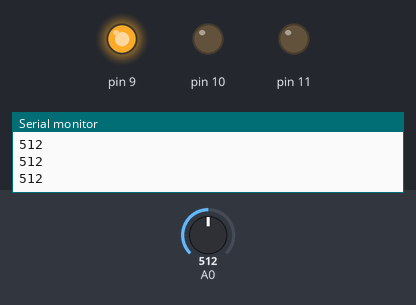
Simulated run of this sketch. Board: Arduino Uno, built with avr-gcc and run on an emulated ATmega328P. Parts: output pins drawn as LEDs (lit = HIGH), the last lines printed to the serial monitor. The test bench sets the inputs (shaded band); at power-on: A0 = 512.

Above: at 1.2 s.
1.3 s: A0 set to 487
At 2.5 s:
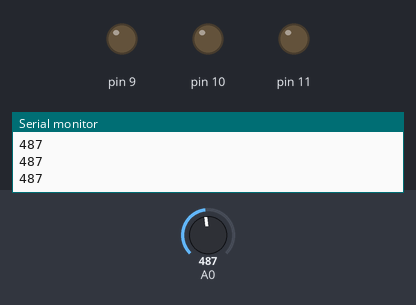
2.8 s: A0 set to 610
At 3.4 s:
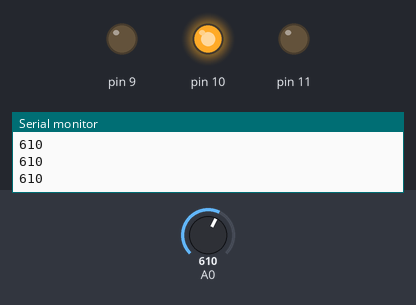
4.3 s: A0 set to 690
5.8 s: A0 set to 717
At 7.0 s:
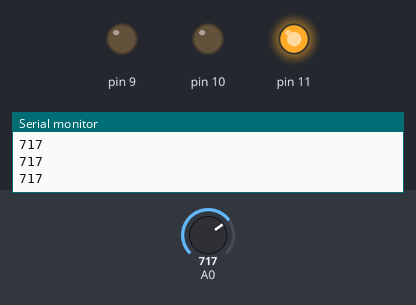
7.3 s: A0 set to 783
8.8 s: A0 set to 807
At 9.3 s:
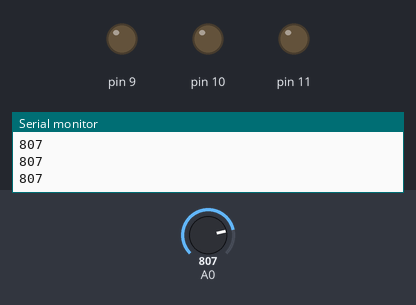
Timing chart, 0 to 11.3 s (numbered marks = the images above; inputs shaded):
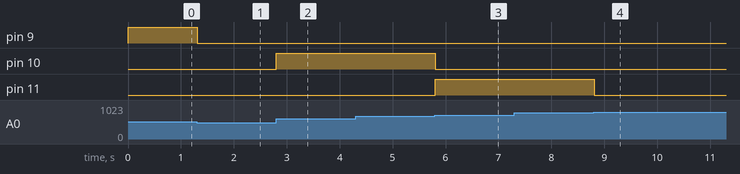

Measured:
- the behaviour switches between 500 and 499 on A0 (found by bisection; images 0 and 1)
- the behaviour switches between 699 and 700 on A0 (found by bisection; images 2 and 3)
- the behaviour switches between 799 and 800 on A0 (found by bisection; images 3 and 4)
- after the input at 1.3 s, pin 9: HIGH → LOW at once
- after the input at 2.8 s, pin 10: LOW → HIGH at once
- after the input at 5.8 s, pin 10: HIGH → LOW at once; pin 11: LOW → HIGH at once
- after the input at 8.8 s, pin 11: HIGH → LOW at once

The sketch:

23.ino
```cpp
void setup() {
  // put your setup code here, to run once:
  Serial.begin(9600);
  pinMode(9,OUTPUT);
  pinMode(10,OUTPUT);
  pinMode(11,OUTPUT);
}

void loop() {
  // put your main code here, to run repeatedly:
  int Temp = analogRead(A0);
  if(Temp>=800){
     digitalWrite(9,LOW);
    digitalWrite(10,LOW);
    digitalWrite(11,LOW);
  }
  else if(Temp>=700){
    digitalWrite(9,LOW);
    digitalWrite(10,LOW);
    digitalWrite(11,HIGH);
  }
  else if(Temp>=600) {
    digitalWrite(9,LOW);
    digitalWrite(10,HIGH);
    digitalWrite(11,LOW);
  }
    else if(Temp>=500) {
    digitalWrite(9,HIGH);
    digitalWrite(10,LOW);
    digitalWrite(11,LOW);
  }
  else{
    digitalWrite(9,LOW);
    digitalWrite(10,LOW);
    digitalWrite(11,LOW);
  }
  delay(10);
  Serial.flush();
  Serial.print(Temp);
  Serial.println();
}
```
